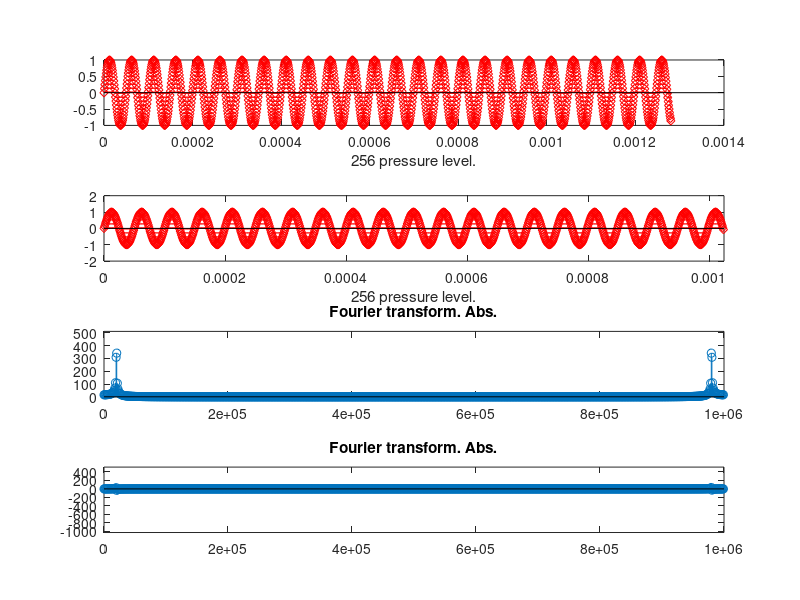
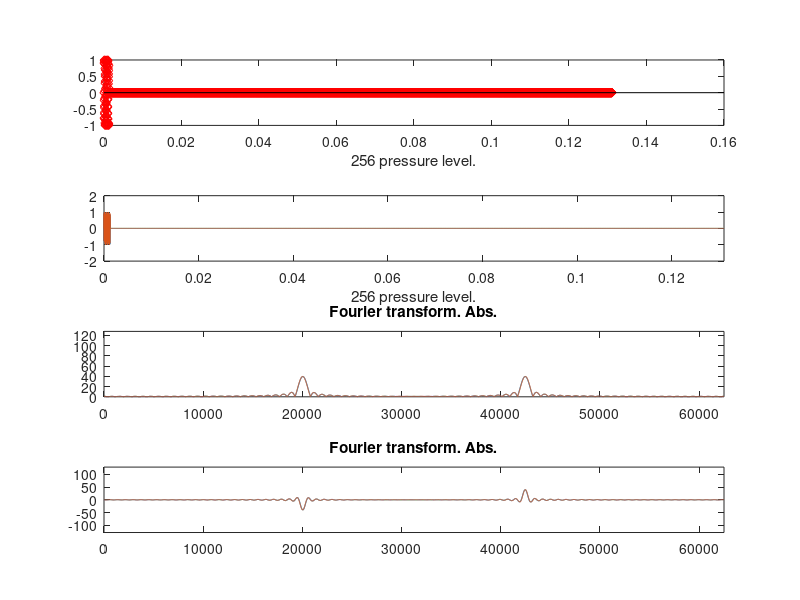

The MATLAB script that drew these images, in order:
%mducng/SoC/D2/G2touch
clc;
clear;
close all;
%%%%%%%%%%%%%%%%%%%%%%%%%%%%%%%%%%%%%%%%%%%%%%%%%%%%%%%%%%%%%%%%%%%%%%%%%%%
Fs                  =  1000000;                 % Sampling freq
dt                  =  1/Fs;
fP1                 =  20050;                   % Base freq
fP2                 =  20031;                   % Base freq
sps                 =  1281;                    % # samples per symbol
ns                  =  0:(sps-1);               % Samples vectors
%%%%%%%%%%%%%%%%%%%%%%%%%%%%%%%%%%%%%%%%%%%%%%%%%%%%%%%%%%%%%%%%%%%%%%%%%%%
SymbolPressure1     =  sin(2*pi*ns*(fP1)*dt);
SymbolPressure2     =  sin(2*pi*ns*(fP2)*dt);
%%%%%%%%%%%%%%%%%%%%%%%%%%%%%%%%%%%%%%%%%%%%%%%%%%%%%%%%%%%%%%%%%%%%%%%%%%%
tS                  =  (0:length(SymbolPressure1)-1)*dt;  %t received symbol
%%%%%%%%%%%%%%%%%%%%%%%%%%%%%%%%%%%%%%%%%%%%%%%%%%%%%%%%%%%%%%%%%%%%%%%%%%%
Nfft                =  1024;
dF                  =  Fs/Nfft;
fVectors            =  (0:(Nfft-1))*dF;
tVectors            =  (0:(Nfft-1))*dt;
FFTresult1          =  fft(SymbolPressure1,Nfft);
yAbs1               =  abs(FFTresult1);
yPhase1             =  imag(FFTresult1);
%%%%%%%%%%%%%%%%%%%%%%%%%%%%%%%%%%%%%%%%%%%%%%%%%%%%%%%%%%%%%%%%%%%%%%%%%%%
figure(1)
subplot(4,1,1);
stem(tS,SymbolPressure1,':diamondr');
xlabel("256 pressure level.");
%axis([0 Nfft*1/Fs -2 2]);
%%%%%%%%%%%%%%
subplot(4,1,2);
stem(tVectors,SymbolPressure1(1:Nfft),':diamondr');
xlabel("256 pressure level.");
axis([0 Nfft*1/Fs -2 2]);
%%%%%%%%%%%%%%
subplot(4,1,3);
stem(fVectors,yAbs1);
title('Fourier transform. Abs.'); 
axis([0 Fs 0 Nfft/2]);
%%%%%%%%%%%%%%
subplot(4,1,4);
stem(fVectors,yPhase1);
title('Fourier transform. Abs.'); 
axis([0 Fs -Nfft Nfft/2]);
%%%%%%%%%%%%%%%%%%%%%%%%%%%%%%%%%%%%%%%%%%%%%%%%%%%%%%%%%%%%%%%%%%%%%%%%%%%
% Sample-rate conversion: Fsnew = Fs/ss
ss                  = 16;
Nfftnew             = 8192;
Fsnew               = Fs/ss;
dtnew               = 1/Fsnew;
dFnew               = Fsnew/Nfftnew;
spsnew              = sps/ss;
for i = 1:1:Nfftnew  
    SymbolNew1(i)   = 0;
end
for i = 0:1:spsnew-1  
    SymbolNew1(i+1) = SymbolPressure1(ss*i+1);
end
%%%%%%
for i = 1:1:Nfftnew  
    SymbolNew2(i)   = 0;
end
for i = 0:1:spsnew-1  
    SymbolNew2(i+1) = SymbolPressure2(ss*i+1);
end
tSnew               = (0:length(SymbolNew1)-1)*dtnew;  %t received symbol
%%%%%%%%%%%%%%%%%%%%%%%%%%%%%%%%%%%%%%%%%%%%%%%%%%%%%%%%%%%%%%%%%%%%%%%%%%%
figure(2)
subplot(4,1,1);
stem(tSnew,SymbolNew1,':diamondr');
xlabel("256 pressure level.");
%axis([0 Nfft*1/Fsnew -2 2]);
%%%%%%%%%%%%%%%%%%%%%%%%%%%%%%%%%%%%%%%%%%%%%%%%%%%%%%%%%%%%%%%%%%%%%%%%%%%
fVectorsnew         = (0:(Nfftnew-1))*dFnew;
tVectorsnew         = (0:(Nfftnew-1))*dtnew;
FFTresult1new       = fft(SymbolNew1,Nfftnew);
FFTresult2new       = fft(SymbolNew2,Nfftnew);
yAbs1new            = abs(FFTresult1new);
yAbs2new            = abs(FFTresult2new);
yPhase1new          = imag(FFTresult1new);
yPhase2new          = imag(FFTresult2new);
%%%%%%%%%%%%%%
subplot(4,1,2);
plot(tVectorsnew,SymbolNew1(1:Nfftnew),tVectorsnew,SymbolNew2(1:Nfftnew));
xlabel("256 pressure level.");
axis([0 Nfftnew*dtnew -2 2]);
%%%%%%%%%%%%%%
subplot(4,1,3);
plot(fVectorsnew,yAbs1new,fVectorsnew,yAbs2new);
title('Fourier transform. Abs.'); 
axis([0 Fsnew 0 Nfftnew/64]);
%%%%%%%%%%%%%%
subplot(4,1,4);
plot(fVectorsnew,yPhase1new,fVectorsnew,yPhase2new);
title('Fourier transform. Abs.'); 
axis([0 Fsnew -Nfftnew/64 Nfftnew/64]);
%%%%%%%%%%%%%%%%%%%%%%%%%%%%%%%%%%%%%%%%%%%%%%%%%%%%%%%%%%%%%%%%%%%%%%%%%%%
% If we feel the power of symbol is small, we can expand like:
% [A,0,0,0,...] --> [A,A,A,A,...]
%